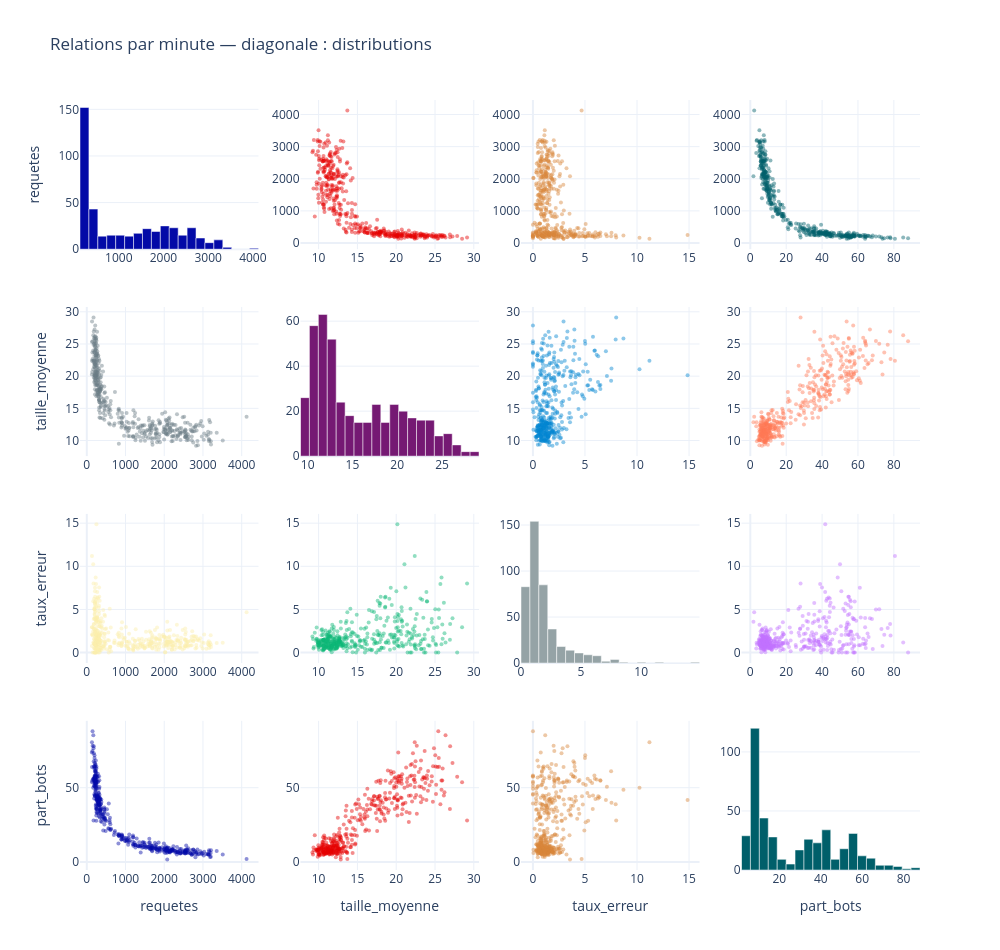

Notebook cell for this chart:
### Markdown cell above
### <b><div style='padding:15px;background-color:#d8dcd6;color:#030aa7;font-size:120%;text-align: left'>Plotly</div></b>

### Code cell
ID_GRAPHIQUE = '04_05'
BIBLIOTHEQUE = 'plotly'
fig=make_subplots(rows=4,cols=4)
for i,y in enumerate(variables):
    for j,x in enumerate(variables):
        if i==j:
            counts,edges=np.histogram(a[x],bins=20);trace=go.Bar(x=(edges[:-1]+edges[1:])/2,y=counts,width=np.diff(edges),showlegend=False)
        else:trace=go.Scatter(x=a[x],y=a[y],mode='markers',marker=dict(size=4,opacity=.45),showlegend=False)
        fig.add_trace(trace,row=i+1,col=j+1)
        if i==3:fig.update_xaxes(title_text=x,row=i+1,col=j+1)
        if j==0:fig.update_yaxes(title_text=y,row=i+1,col=j+1)
fig.update_layout(width=1000,height=950,title='Relations par minute — diagonale : distributions');fig.show()

### Figure 1 — Plotly figure (JSON) as saved in the notebook; plotly's stock layout.template omitted (floating-point values rounded to 4 significant figures; data arrays with more than 128 entries replaced by an {"elided": "..."} marker saying what was removed)
{"data": [{"showlegend": false, "type": "bar", "width": [199.6, 199.6, 199.7, 199.6, 199.6, 199.7, 199.6, 199.7, 199.7, 199.6, 199.7, 199.7, 199.7, 199.6, 199.7, 199.7, 199.7, 199.7, 199.6, 199.7], "x": [232.8, 432.5, 632.1, 831.8, 1031.0, 1231.0, 1431.0, 1630.0, 1830.0, 2030.0, 2229.0, 2429.0, 2629.0, 2828.0, 3028.0, 3228.0, 3427.0, 3627.0, 3827.0, 4026.0], "xaxis": "x", "y": [152, 43, 14, 15, 15, 14, 17, 22, 19, 25, 23, 15, 23, 12, 7, 10, 2, 0, 0, 1], "yaxis": "y"}, {"marker": {"opacity": 0.45, "size": 4}, "mode": "markers", "showlegend": false, "type": "scatter", "x": {"elided": "429 float values"}, "xaxis": "x2", "y": {"elided": "429 int values"}, "yaxis": "y2"}, {"marker": {"opacity": 0.45, "size": 4}, "mode": "markers", "showlegend": false, "type": "scatter", "x": {"elided": "429 float values"}, "xaxis": "x3", "y": {"elided": "429 int values"}, "yaxis": "y3"}, {"marker": {"opacity": 0.45, "size": 4}, "mode": "markers", "showlegend": false, "type": "scatter", "x": {"elided": "429 float values"}, "xaxis": "x4", "y": {"elided": "429 int values"}, "yaxis": "y4"}, {"marker": {"opacity": 0.45, "size": 4}, "mode": "markers", "showlegend": false, "type": "scatter", "x": {"elided": "429 int values"}, "xaxis": "x5", "y": {"elided": "429 float values"}, "yaxis": "y5"}, {"showlegend": false, "type": "bar", "width": [0.9965, 0.9965, 0.9965, 0.9965, 0.9965, 0.9965, 0.9965, 0.9965, 0.9965, 0.9965, 0.9965, 0.9965, 0.9965, 0.9965, 0.9965, 0.9965, 0.9965, 0.9965, 0.9965, 0.9965], "x": [9.7, 10.7, 11.69, 12.69, 13.69, 14.68, 15.68, 16.68, 17.67, 18.67, 19.67, 20.66, 21.66, 22.65, 23.65, 24.65, 25.64, 26.64, 27.64, 28.63], "xaxis": "x6", "y": [26, 58, 63, 52, 24, 18, 15, 15, 23, 15, 23, 20, 17, 16, 16, 9, 10, 5, 2, 2], "yaxis": "y6"}, {"marker": {"opacity": 0.45, "size": 4}, "mode": "markers", "showlegend": false, "type": "scatter", "x": {"elided": "429 float values"}, "xaxis": "x7", "y": {"elided": "429 float values"}, "yaxis": "y7"}, {"marker": {"opacity": 0.45, "size": 4}, "mode": "markers", "showlegend": false, "type": "scatter", "x": {"elided": "429 float values"}, "xaxis": "x8", "y": {"elided": "429 float values"}, "yaxis": "y8"}, {"marker": {"opacity": 0.45, "size": 4}, "mode": "markers", "showlegend": false, "type": "scatter", "x": {"elided": "429 int values"}, "xaxis": "x9", "y": {"elided": "429 float values"}, "yaxis": "y9"}, {"marker": {"opacity": 0.45, "size": 4}, "mode": "markers", "showlegend": false, "type": "scatter", "x": {"elided": "429 float values"}, "xaxis": "x10", "y": {"elided": "429 float values"}, "yaxis": "y10"}, {"showlegend": false, "type": "bar", "width": [0.743, 0.743, 0.743, 0.743, 0.743, 0.743, 0.743, 0.743, 0.743, 0.743, 0.743, 0.743, 0.743, 0.743, 0.743, 0.743, 0.743, 0.743, 0.743, 0.743], "x": [0.3715, 1.114, 1.857, 2.6, 3.343, 4.086, 4.829, 5.572, 6.315, 7.058, 7.801, 8.544, 9.287, 10.03, 10.77, 11.52, 12.26, 13.0, 13.74, 14.49], "xaxis": "x11", "y": [83, 154, 85, 37, 18, 14, 11, 9, 8, 2, 4, 1, 0, 1, 0, 1, 0, 0, 0, 1], "yaxis": "y11"}, {"marker": {"opacity": 0.45, "size": 4}, "mode": "markers", "showlegend": false, "type": "scatter", "x": {"elided": "429 float values"}, "xaxis": "x12", "y": {"elided": "429 float values"}, "yaxis": "y12"}, {"marker": {"opacity": 0.45, "size": 4}, "mode": "markers", "showlegend": false, "type": "scatter", "x": {"elided": "429 int values"}, "xaxis": "x13", "y": {"elided": "429 float values"}, "yaxis": "y13"}, {"marker": {"opacity": 0.45, "size": 4}, "mode": "markers", "showlegend": false, "type": "scatter", "x": {"elided": "429 float values"}, "xaxis": "x14", "y": {"elided": "429 float values"}, "yaxis": "y14"}, {"marker": {"opacity": 0.45, "size": 4}, "mode": "markers", "showlegend": false, "type": "scatter", "x": {"elided": "429 float values"}, "xaxis": "x15", "y": {"elided": "429 float values"}, "yaxis": "y15"}, {"showlegend": false, "type": "bar", "width": [4.309, 4.309, 4.309, 4.309, 4.309, 4.309, 4.309, 4.309, 4.309, 4.309, 4.309, 4.309, 4.309, 4.309, 4.309, 4.309, 4.309, 4.309, 4.309, 4.309], "x": [3.888, 8.197, 12.51, 16.82, 21.13, 25.43, 29.74, 34.05, 38.36, 42.67, 46.98, 51.29, 55.6, 59.91, 64.22, 68.53, 72.84, 77.15, 81.46, 85.76], "xaxis": "x16", "y": [29, 120, 44, 28, 9, 5, 17, 26, 23, 34, 9, 18, 31, 12, 10, 4, 4, 3, 1, 2], "yaxis": "y16"}], "layout": {"height": 950, "title": {"text": "Relations par minute — diagonale : distributions"}, "width": 1000, "xaxis": {"anchor": "y", "domain": [0, 0.2125]}, "xaxis10": {"anchor": "y10", "domain": [0.2625, 0.475]}, "xaxis11": {"anchor": "y11", "domain": [0.525, 0.7375]}, "xaxis12": {"anchor": "y12", "domain": [0.7875, 1]}, "xaxis13": {"anchor": "y13", "domain": [0, 0.2125], "title": {"text": "requetes"}}, "xaxis14": {"anchor": "y14", "domain": [0.2625, 0.475], "title": {"text": "taille_moyenne"}}, "xaxis15": {"anchor": "y15", "domain": [0.525, 0.7375], "title": {"text": "taux_erreur"}}, "xaxis16": {"anchor": "y16", "domain": [0.7875, 1], "title": {"text": "part_bots"}}, "xaxis2": {"anchor": "y2", "domain": [0.2625, 0.475]}, "xaxis3": {"anchor": "y3", "domain": [0.525, 0.7375]}, "xaxis4": {"anchor": "y4", "domain": [0.7875, 1]}, "xaxis5": {"anchor": "y5", "domain": [0, 0.2125]}, "xaxis6": {"anchor": "y6", "domain": [0.2625, 0.475]}, "xaxis7": {"anchor": "y7", "domain": [0.525, 0.7375]}, "xaxis8": {"anchor": "y8", "domain": [0.7875, 1]}, "xaxis9": {"anchor": "y9", "domain": [0, 0.2125]}, "yaxis": {"anchor": "x", "domain": [0.8063, 1], "title": {"text": "requetes"}}, "yaxis10": {"anchor": "x10", "domain": [0.2687, 0.4625]}, "yaxis11": {"anchor": "x11", "domain": [0.2687, 0.4625]}, "yaxis12": {"anchor": "x12", "domain": [0.2687, 0.4625]}, "yaxis13": {"anchor": "x13", "domain": [0, 0.1938], "title": {"text": "part_bots"}}, "yaxis14": {"anchor": "x14", "domain": [0, 0.1938]}, "yaxis15": {"anchor": "x15", "domain": [0, 0.1938]}, "yaxis16": {"anchor": "x16", "domain": [0, 0.1938]}, "yaxis2": {"anchor": "x2", "domain": [0.8063, 1]}, "yaxis3": {"anchor": "x3", "domain": [0.8063, 1]}, "yaxis4": {"anchor": "x4", "domain": [0.8063, 1]}, "yaxis5": {"anchor": "x5", "domain": [0.5375, 0.7312], "title": {"text": "taille_moyenne"}}, "yaxis6": {"anchor": "x6", "domain": [0.5375, 0.7312]}, "yaxis7": {"anchor": "x7", "domain": [0.5375, 0.7312]}, "yaxis8": {"anchor": "x8", "domain": [0.5375, 0.7312]}, "yaxis9": {"anchor": "x9", "domain": [0.2687, 0.4625], "title": {"text": "taux_erreur"}}}}
